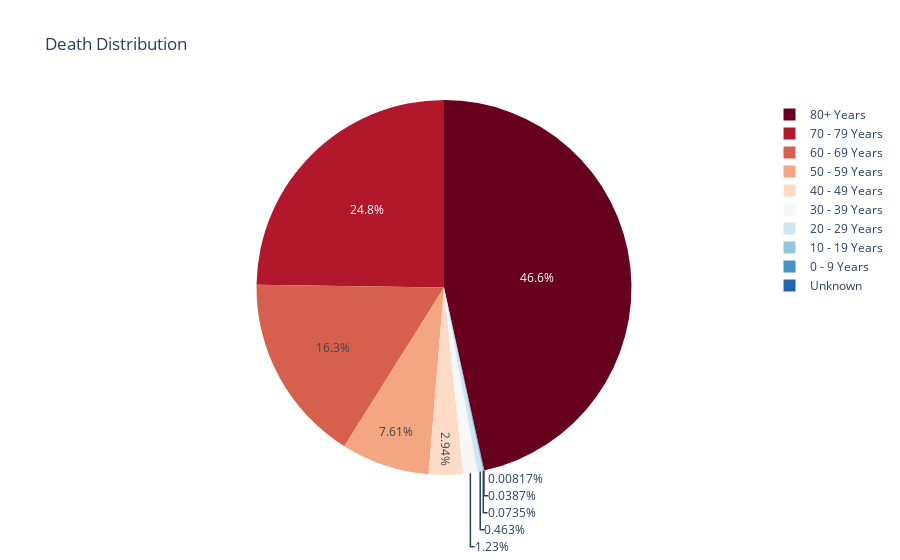

Notebook code for this chart:
### Code cell
values = df_death_grouped['is_dead'].tolist()
names = df_death_grouped['age_group'].tolist() 
fig = px.pie(
    names=names,
    values=values,
    title="Death Distribution",
    color_discrete_sequence=px.colors.sequential.RdBu,
)
fig.show()

### Figure 1 — Plotly figure (JSON) as saved in the notebook; plotly's stock layout.template omitted (floating-point values rounded to 4 significant figures)
{"data": [{"domain": {"x": [0, 1], "y": [0, 1]}, "hovertemplate": "label=%{label}<br>value=%{value}<extra></extra>", "labels": ["0 - 9 Years", "10 - 19 Years", "20 - 29 Years", "30 - 39 Years", "40 - 49 Years", "50 - 59 Years", "60 - 69 Years", "70 - 79 Years", "80+ Years", "Unknown"], "legendgroup": "", "name": "", "showlegend": true, "type": "pie", "values": [71, 135, 850, 2261, 5397, 13973, 29957, 45450, 85461, 15]}], "layout": {"legend": {"tracegroupgap": 0}, "piecolorway": ["rgb(103,0,31)", "rgb(178,24,43)", "rgb(214,96,77)", "rgb(244,165,130)", "rgb(253,219,199)", "rgb(247,247,247)", "rgb(209,229,240)", "rgb(146,197,222)", "rgb(67,147,195)", "rgb(33,102,172)", "rgb(5,48,97)"], "title": {"text": "Death Distribution"}}}
